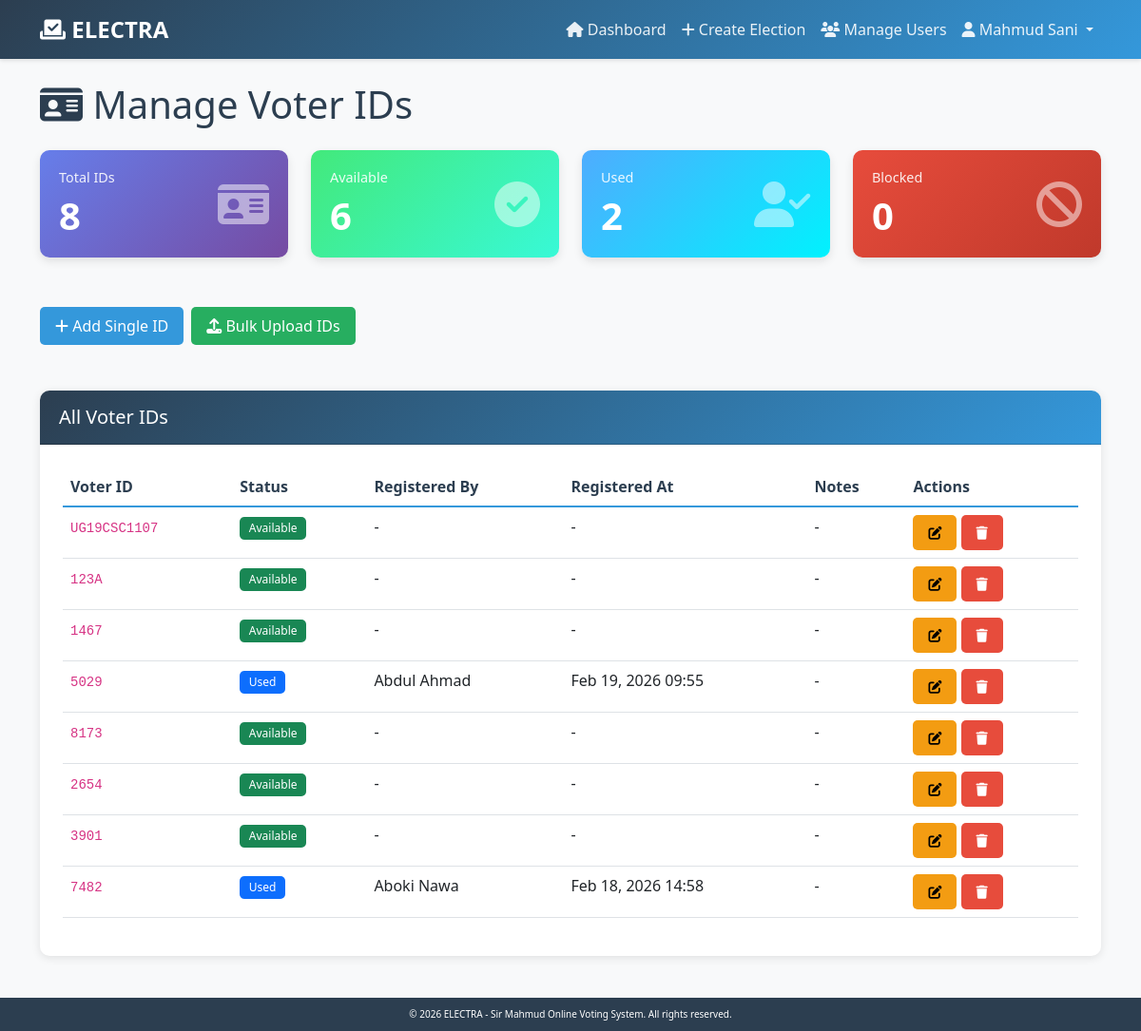
Screenshot of /accounts/voter-ids/ (signed in) with the database file from the repository.
### accounts/models.py (models this page shows, shortened)
class User(AbstractBaseUser, PermissionsMixin):
    ROLE_CHOICES = [
        ('voter', 'Voter'),
        ('admin', 'Admin'),
        ('super_admin', 'Super Admin'),
    ]
    email = models.EmailField(unique=True, max_length=255)
    voter_id = models.CharField(max_length=50, unique=True, db_index=True)
    first_name = models.CharField(max_length=100)
    last_name = models.CharField(max_length=100)
    role = models.CharField(max_length=20, choices=ROLE_CHOICES, default='voter')
    is_active = models.BooleanField(default=True)
    is_staff = models.BooleanField(default=False)
    date_joined = models.DateTimeField(auto_now_add=True)
    objects = UserManager()
    USERNAME_FIELD = 'email'
    REQUIRED_FIELDS = ['voter_id', 'first_name', 'last_name']
    class Meta:
        verbose_name = 'User'
        verbose_name_plural = 'Users'
        ordering = ['-date_joined']
    def get_full_name(self):
        return f"{self.first_name} {self.last_name}"
    def is_super_admin(self):
        return self.role == 'super_admin'

class VoterIDRegistry(models.Model):
    STATUS_CHOICES = [
        ('available', 'Available'),
        ('used', 'Used'),
        ('blocked', 'Blocked'),
    ]
    voter_id = models.CharField(max_length=50, unique=True)
    status = models.CharField(max_length=20, choices=STATUS_CHOICES, default='available')
    registered_by = models.ForeignKey(
        'User',
        on_delete=models.SET_NULL,
        null=True,
        blank=True,
        related_name='registered_voter_ids'
    )
    registered_at = models.DateTimeField(null=True, blank=True)
    notes = models.TextField(blank=True)
    created_at = models.DateTimeField(auto_now_add=True)
    updated_at = models.DateTimeField(auto_now=True)
    class Meta:
        verbose_name = 'Voter ID Registry'
        verbose_name_plural = 'Voter ID Registry'
        ordering = ['-created_at']

### accounts/views.py (the view)
# urls.py: path('voter-ids/', views.manage_voter_ids, name='manage_voter_ids'),
@login_required
@super_admin_required
def manage_voter_ids(request):
    voter_ids = VoterIDRegistry.objects.all().order_by('-created_at')
    stats = {
        'total': voter_ids.count(),
        'available': voter_ids.filter(status='available').count(),
        'used': voter_ids.filter(status='used').count(),
        'blocked': voter_ids.filter(status='blocked').count(),
    }
    context = {
        'voter_ids': voter_ids,
        'stats': stats,
    }
    return render(request, 'accounts/manage_voter_ids.html', context)

### templates/accounts/manage_voter_ids.html (shortened to what this page needs)
{% extends 'base.html' %}
{% block content %}
<div class="row">
    <div class="col-12">
        <h1 class="mb-4"><i class="fas fa-id-card"></i> Manage Voter IDs</h1>
    </div>
</div>
<div class="row">
    <div class="col-md-3">
        <div class="stats-card">
            <div class="d-flex justify-content-between align-items-center">
                <div>
                    <h6>Total IDs</h6>
                    <h3>{{ stats.total }}</h3>
                </div>
                <i class="fas fa-id-card fa-3x opacity-50"></i>
            </div>
        </div>
    </div>
    <div class="col-md-3">
        <div class="stats-card stats-card-green">
            <div class="d-flex justify-content-between align-items-center">
                <div>
                    <h6>Available</h6>
                    <h3>{{ stats.available }}</h3>
                </div>
                <i class="fas fa-check-circle fa-3x opacity-50"></i>
            </div>
        </div>
    </div>
    <div class="col-md-3">
        <div class="stats-card stats-card-blue">
            <div class="d-flex justify-content-between align-items-center">
                <div>
                    <h6>Used</h6>
                    <h3>{{ stats.used }}</h3>
                </div>
                <i class="fas fa-user-check fa-3x opacity-50"></i>
            </div>
        </div>
    </div>
    <div class="col-md-3">
        <div class="stats-card" style="background: linear-gradient(135deg, #e74c3c 0%, #c0392b 100%);">
            <div class="d-flex justify-content-between align-items-center">
                <div>
                    <h6>Blocked</h6>
                    <h3>{{ stats.blocked }}</h3>
                </div>
                <i class="fas fa-ban fa-3x opacity-50"></i>
            </div>
        </div>
    </div>
</div>
<div class="row section-spacing">
    <div class="col-12">
        <div class="d-flex gap-2 mb-3">
            <a href="{% url 'accounts:add_voter_id' %}" class="btn btn-primary">
                <i class="fas fa-plus"></i> Add Single ID
            </a>
            <a href="{% url 'accounts:bulk_upload_voter_ids' %}" class="btn btn-success">
                <i class="fas fa-upload"></i> Bulk Upload IDs
            </a>
        </div>
    </div>
</div>
<div class="row">
    <div class="col-12">
        <div class="card">
            <div class="card-header">
                <h5 class="mb-0">All Voter IDs</h5>
            </div>
            <div class="card-body">
                <div class="table-responsive">
                    <table class="table table-hover">
                        <thead>
                            <tr>
                                <th>Voter ID</th>
                                <th>Status</th>
                                <th>Registered By</th>
                                <th>Registered At</th>
                                <th>Notes</th>
                                <th>Actions</th>
                            </tr>
                        </thead>
                        <tbody>
                            {% for entry in voter_ids %}
                            <tr>
                                <td><code>{{ entry.voter_id }}</code></td>
                                <td>
                                    {% if entry.status == 'available' %}
                                        <span class="badge bg-success">Available</span>
                                    {% elif entry.status == 'used' %}
                                        <span class="badge bg-primary">Used</span>
                                    {% else %}
                                        <span class="badge bg-danger">Blocked</span>
                                    {% endif %}
                                </td>
                                <td>
                                    {% if entry.registered_by %}
                                        {{ entry.registered_by.get_full_name }}
                                    {% else %}
                                        -
                                    {% endif %}
                                </td>
                                <td>
                                    {% if entry.registered_at %}
                                        {{ entry.registered_at|date:"M d, Y H:i" }}
                                    {% else %}
                                        -
                                    {% endif %}
                                </td>
                                <td>{{ entry.notes|truncatewords:10|default:"-" }}</td>
                                <td>
                                    <a href="{% url 'accounts:edit_voter_id' entry.id %}"
                                       class="btn btn-sm btn-warning">
                                        <i class="fas fa-edit"></i>
                                    </a>
                                    <a href="{% url 'accounts:delete_voter_id' entry.id %}"
                                       class="btn btn-sm btn-danger">
                                        <i class="fas fa-trash"></i>
                                    </a>
                                </td>
                            </tr>
                            {% empty %}
                            <tr>
                                <td colspan="6" class="text-center text-muted">
                                    No Voter IDs in the registry yet.
                                </td>
                            </tr>
                            {% endfor %}
                        </tbody>
                    </table>
                </div>
            </div>
        </div>
    </div>
</div>
{% endblock %}

### templates/base.html (shortened to what this page needs)
{% load static %}
<!DOCTYPE html>
<html lang="en">
<head>
    <link href="https://cdn.jsdelivr.net/npm/bootstrap@5.3.0/dist/css/bootstrap.min.css" rel="stylesheet">
    <link rel="stylesheet" href="https://cdnjs.cloudflare.com/ajax/libs/font-awesome/6.4.0/css/all.min.css">
    <link rel="stylesheet" href="{% static 'css/style.css' %}">
</head>
<body>
    <nav class="navbar navbar-expand-lg navbar-dark">
        <div class="container">
            <a class="navbar-brand" href="{% url 'home' %}">
                <i class="fas fa-vote-yea"></i> ELECTRA
            </a>
            <div class="collapse navbar-collapse" id="navbarNav">
                <ul class="navbar-nav ms-auto">
                    {% if user.is_authenticated %}
                        <li class="nav-item">
                            <a class="nav-link" href="{% url 'home' %}">
                                <i class="fas fa-home"></i> Dashboard
                            </a>
                        </li>
                        {% if user.is_super_admin %}
                        <li class="nav-item">
                            <a class="nav-link" href="{% url 'elections:create_election' %}">
                                <i class="fas fa-plus"></i> Create Election
                            </a>
                        </li>
                        <li class="nav-item">
                            <a class="nav-link" href="{% url 'voters:manage_users' %}">
                                <i class="fas fa-users"></i> Manage Users
                            </a>
                        </li>
                        {% endif %}
                        <li class="nav-item dropdown">
                            <a class="nav-link dropdown-toggle" href="#" id="navbarDropdown" role="button"
                               data-bs-toggle="dropdown" aria-expanded="false">
                                <i class="fas fa-user"></i> {{ user.get_full_name }}
                            </a>
                        </li>
                    {% endif %}
                </ul>
            </div>
        </div>
    </nav>
    <main class="container my-4">
        {% block content %}{% endblock %}
    </main>
    <footer class="footer mt-auto">
        <div class="container">
            <p class="mb-0">
                &copy; 2026 ELECTRA - Sir Mahmud Online Voting System. All rights reserved.
            </p>
        </div>
    </footer>
</body>
</html>

### static/css/style.css (style rules this page uses)
:root { --primary-color: #2c3e50; --secondary-color: #3498db; --success-color: #27ae60; --danger-color: #e74c3c; --warning-color: #f39c12; --info-color: #3498db; --light-bg: #f8f9fa; --white: #ffffff; --dark-text: #2c3e50; --muted-text: #6c757d; }
body { font-family: 'Segoe UI', Tahoma, Geneva, Verdana, sans-serif; background-color: var(--light-bg); color: var(--dark-text); }
.navbar { background: linear-gradient(135deg, var(--primary-color), var(--secondary-color)); box-shadow: 0 2px 4px rgba(0, 0, 0, 0.1); }
.navbar-brand { font-weight: 600; font-size: 1.5rem; color: var(--white) !important; }
.navbar-dark .navbar-nav .nav-link { color: rgba(255, 255, 255, 0.9); transition: color 0.3s ease; }
.card { border: none; border-radius: 10px; box-shadow: 0 2px 10px rgba(0, 0, 0, 0.1); margin-bottom: 20px; transition: transform 0.3s ease, box-shadow 0.3s ease; }
.card-header { background: linear-gradient(135deg, var(--primary-color), var(--secondary-color)); color: var(--white); border-radius: 10px 10px 0 0 !important; font-weight: 600; padding: 1rem 1.25rem; }
.card-body { padding: 1.5rem; }
.btn { border-radius: 5px; padding: 0.5rem 1rem; font-weight: 500; transition: all 0.3s ease; }
.btn-primary { background: var(--secondary-color); border: none; }
.btn-success { background: var(--success-color); border: none; }
.btn-danger { background: var(--danger-color); border: none; }
.btn-warning { background: var(--warning-color); border: none; }
.badge { padding: 0.5em 0.8em; font-weight: 500; border-radius: 5px; }
.stats-card { background: linear-gradient(135deg, #667eea 0%, #764ba2 100%); color: var(--white); padding: 20px; border-radius: 10px; margin-bottom: 20px; box-shadow: 0 4px 10px rgba(0, 0, 0, 0.1); transition: transform 0.3s ease; }
.stats-card h3 { font-size: 2.5rem; font-weight: bold; margin: 0; }
.stats-card h6 { font-size: 0.9rem; opacity: 0.9; margin-bottom: 0.5rem; }
.stats-card .opacity-50 { opacity: 0.5; }
.stats-card-blue { background: linear-gradient(135deg, #4facfe 0%, #00f2fe 100%); }
.stats-card-green { background: linear-gradient(135deg, #43e97b 0%, #38f9d7 100%); }
.table { background: var(--white); }
.table thead th { border-bottom: 2px solid var(--secondary-color); font-weight: 600; color: var(--primary-color); }
.table-responsive { border-radius: 8px; overflow: hidden; }
.footer { margin-top: 20px; padding: 10px 0; background-color: var(--primary-color); color: var(--white); text-align: center; font-size: 10px; }
.footer p { margin: 0; }
.section-spacing { margin-top: 2rem; margin-bottom: 2rem; }

### rows the page displays
User: get_full_name "Mahmud Sani"
VoterIDRegistry: voter_id "UG19CSC1107", status "Available", notes "-"
VoterIDRegistry: voter_id "123A", status "Available", notes "-"
VoterIDRegistry: voter_id "1467", status "Available", notes "-"
VoterIDRegistry: voter_id "5029", status "Used", registered_by.get_full_name "Abdul Ahmad", registered_at "Feb 19, 2026 09:55", notes "-"
VoterIDRegistry: voter_id "8173", status "Available", notes "-"
VoterIDRegistry: voter_id "2654", status "Available", notes "-"
VoterIDRegistry: voter_id "3901", status "Available", notes "-"
VoterIDRegistry: voter_id "7482", status "Used", registered_by.get_full_name "Aboki Nawa", registered_at "Feb 18, 2026 14:58", notes "-"

### other values shown
{{ stats.total }} "8"
{{ stats.available }} "6"
{{ stats.used }} "2"
{{ stats.blocked }} "0"
